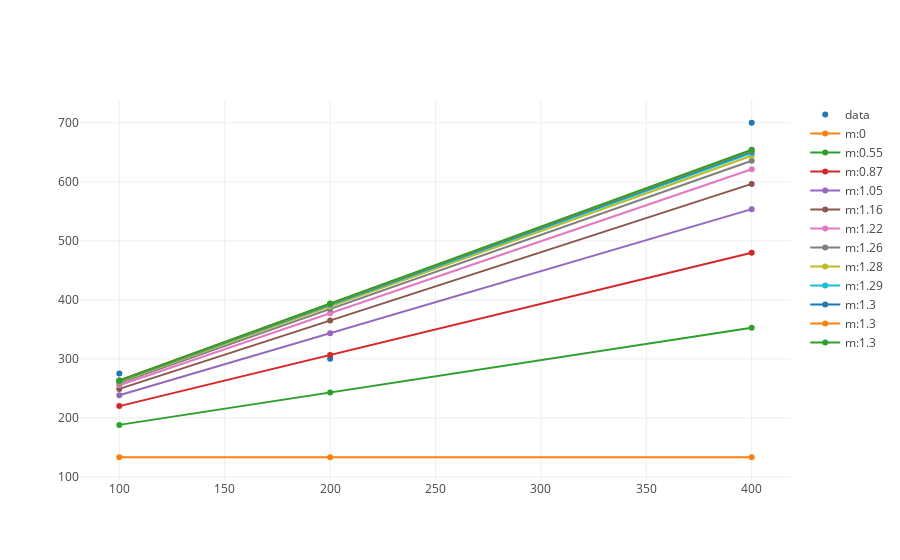

Notebook source saved alongside this figure:
### Markdown cell above
And remember that each of these steps, indicates a change in our regression line's slope value, that should be changing our line to more accurately match our data.  Let's plot these various regression lines below, starting with our slope at 0 and moving from there.

### Code cell
from plotly.offline import iplot, init_notebook_mode
from graph import plot, m_b_trace
import plotly.graph_objs as go

init_notebook_mode(connected=True)

from graph import trace_values, plot

data_trace = trace_values(budgets, revenues)
m_values = list(map(lambda step: step['m'] ,descent_steps))
regression_traces = list(map(lambda m: m_b_trace(m, 133.33, budgets, name = 'm:' + str(round(m, 2))), m_values))
plot([data_trace, *regression_traces])

### Figure 1 — Plotly figure (JSON) as saved in the notebook; plotly's stock layout.template omitted (floating-point values rounded to 4 significant figures)
{"data": [{"mode": "markers", "name": "data", "text": [], "x": [100, 200, 400], "y": [275, 300, 700]}, {"mode": "line", "name": "m:0", "x": [100, 200, 400], "y": [133.3, 133.3, 133.3]}, {"mode": "line", "name": "m:0.55", "x": [100, 200, 400], "y": [188.2, 243.0, 352.7]}, {"mode": "line", "name": "m:0.87", "x": [100, 200, 400], "y": [220.0, 306.6, 479.9]}, {"mode": "line", "name": "m:1.05", "x": [100, 200, 400], "y": [238.4, 343.5, 553.6]}, {"mode": "line", "name": "m:1.16", "x": [100, 200, 400], "y": [249.1, 364.9, 596.4]}, {"mode": "line", "name": "m:1.22", "x": [100, 200, 400], "y": [255.3, 377.3, 621.3]}, {"mode": "line", "name": "m:1.26", "x": [100, 200, 400], "y": [258.9, 384.5, 635.7]}, {"mode": "line", "name": "m:1.28", "x": [100, 200, 400], "y": [261.0, 388.7, 644.0]}, {"mode": "line", "name": "m:1.29", "x": [100, 200, 400], "y": [262.2, 391.1, 648.8]}, {"mode": "line", "name": "m:1.3", "x": [100, 200, 400], "y": [262.9, 392.5, 651.7]}, {"mode": "line", "name": "m:1.3", "x": [100, 200, 400], "y": [263.3, 393.3, 653.3]}, {"mode": "line", "name": "m:1.3", "x": [100, 200, 400], "y": [263.6, 393.8, 654.2]}], "layout": {}}
